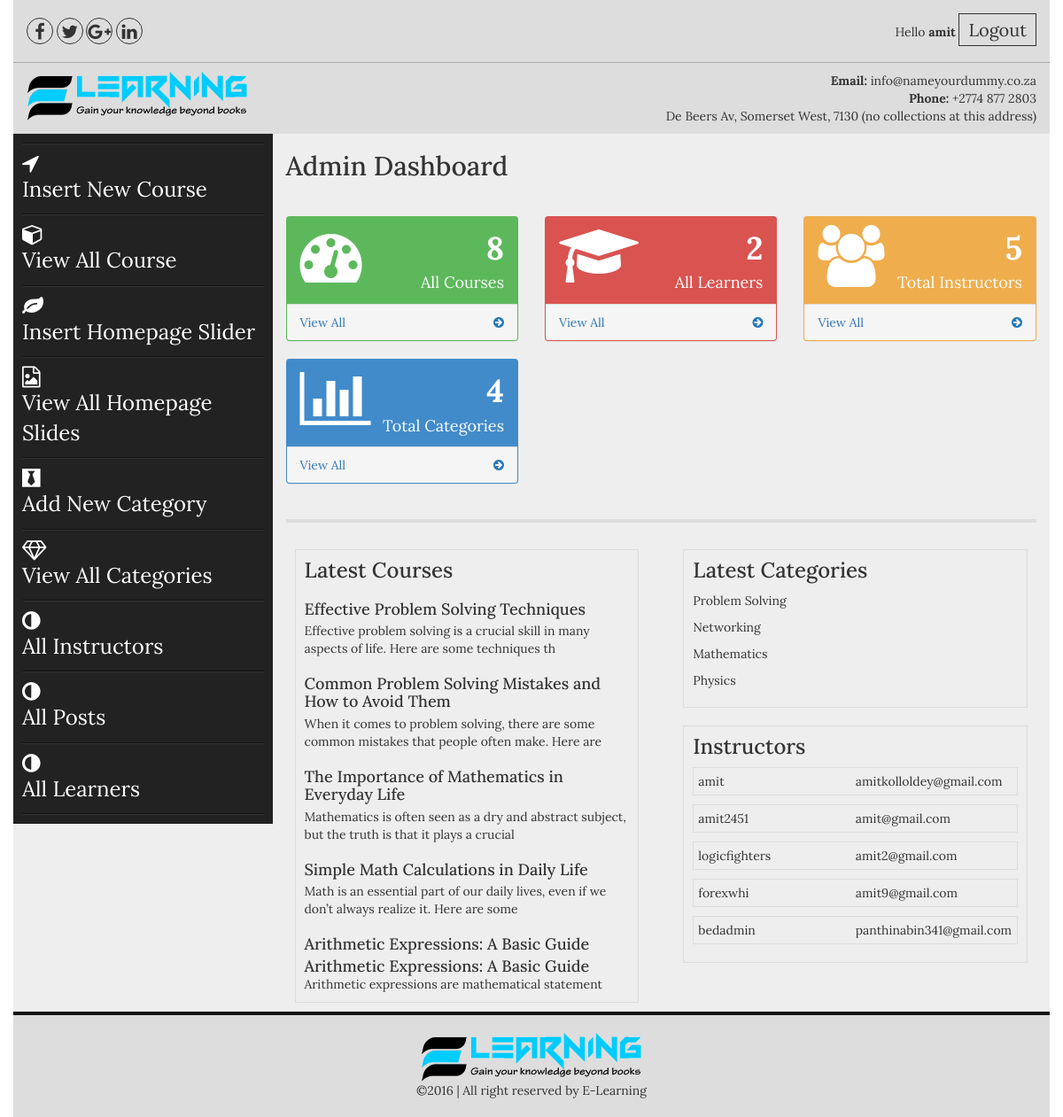
The page /admin/index.php (signed in) on the database its author committed.
### tables this page shows
CREATE TABLE `posts` (
  `post_id` int(100) NOT NULL,
  `cat_id` int(100) NOT NULL,
  `post_title` varchar(100) NOT NULL,
  `post_date` text NOT NULL,
  `post_author` varchar(50) NOT NULL,
  `post_keywords` text NOT NULL,
  `post_image` text NOT NULL,
  `post_content` longtext NOT NULL,
  `video_link` varchar(200) NOT NULL
);

CREATE TABLE `categories` (
  `cat_id` int(100) NOT NULL,
  `cat_name` varchar(100) NOT NULL,
  `cat_desc` text NOT NULL,
  `cat_icon` varchar(50) NOT NULL
);

CREATE TABLE `instructors` (
  `user_id` int(100) NOT NULL,
  `user_fname` text NOT NULL,
  `user_lname` text NOT NULL,
  `user_name` varchar(100) NOT NULL,
  `user_email` varchar(100) NOT NULL,
  `user_pass` varchar(50) NOT NULL,
  `about` text NOT NULL,
  `admin` tinyint(1) DEFAULT NULL
);

### admin/index.php (the view, shortened to what this page needs)
<?php include("includes/header.php");?>
<section class="admin_area">
    <div class="container">
        <div class="row">
            <?php include("includes/admin_menus.php");?>
            <div class="col-md-9 col-sm-9 col-xs-12">
                <div class="add_admin_content">
                   <h2>Admin Dashboard</h2>
                    <div class="row">
                        <div class="col-md-4 col-md-6">
                            <div class="panel panel-green">
                                <div class="panel-heading">
                                    <div class="row">
                                        <div class="col-xs-3">
                                            <i class="fa fa-tachometer fa-5x"></i>
                                        </div>
                                        <div class="col-xs-9 text-right">
                                            <?php
                                            $post = "SELECT * FROM `posts`";
                                            $run_post = mysqli_query($con,$post);
                                            $num_rows = mysqli_num_rows($run_post);
                                            ?>
                                            <div class="huge"><?php echo $num_rows;?></div>
                                            <div>All Courses</div>
                                        </div>
                                    </div>
                                </div>
                                <a href="view_post.php">
                                    <div class="panel-footer">
                                        <span class="pull-left">View All</span>
                                        <span class="pull-right"><i class="fa fa-arrow-circle-right"></i></span>
                                        <div class="clearfix"></div>
                                    </div>
                                </a>
                            </div>
                        </div>
                        <div class="col-md-4 col-md-6">
                            <div class="panel panel-red">
                                <div class="panel-heading">
                                    <div class="row">
                                        <div class="col-xs-3">
                                            <i class="fa fa-mortar-board  fa-5x"></i>
                                        </div>
                                        <div class="col-xs-9 text-right">
                                            <?php
                                            $learner = "SELECT * FROM `learners`";
                                            $run_learner = mysqli_query($con,$learner);
                                            $num_rows_learner = mysqli_num_rows($run_learner);
                                            ?>
                                            <div class="huge"><?php echo $num_rows_learner;?></div>
                                            <div>All Learners</div>
                                        </div>
                                    </div>
                                </div>
                                <a href="all_learners.php">
                                    <div class="panel-footer">
                                        <span class="pull-left">View All</span>
                                        <span class="pull-right"><i class="fa fa-arrow-circle-right"></i></span>
                                        <div class="clearfix"></div>
                                    </div>
                                </a>
                            </div>
                        </div>
                        <div class="col-md-4 col-md-6">
                            <div class="panel panel-orange">
                                <div class="panel-heading">
                                    <div class="row">
                                        <div class="col-xs-3">
                                            <i class="fa fa-group fa-5x"></i>
                                        </div>
                                        <div class="col-xs-9 text-right">
                                            <?php
                                            $instructors = "SELECT * FROM `instructors`";
                                            $run_instructors = mysqli_query($con,$instructors);
                                            $num_rows_instructors = mysqli_num_rows($run_instructors);
                                            ?>
                                            <div class="huge"><?php echo $num_rows_instructors;?></div>
                                            <div>Total Instructors</div>
                                        </div>
                                    </div>
                                </div>
                                <a href="all_instructors.php">
                                    <div class="panel-footer">
                                        <span class="pull-left">View All</span>
                                        <span class="pull-right"><i class="fa fa-arrow-circle-right"></i></span>
                                        <div class="clearfix"></div>
                                    </div>
                                </a>
                            </div>
                        </div>
                        <div class="col-md-4 col-md-6">
                            <div class="panel panel-blue">
                                <div class="panel-heading">
                                    <div class="row">
                                        <div class="col-xs-3">
                                            <i class="fa fa-bar-chart fa-5x"></i>
                                        </div>
                                        <div class="col-xs-9 text-right">
                                            <?php
                                            $categories = "SELECT * FROM `categories`";
                                            $run_categories = mysqli_query($con,$categories);
                                            $num_rows_categories = mysqli_num_rows($run_categories);
                                            ?>
                                            <div class="huge"><?php echo $num_rows_categories;?></div>
                                            <div>Total Categories</div>
                                        </div>
                                    </div>
                                </div>
                                <a href="view_categories.php">
                                    <div class="panel-footer">
                                        <span class="pull-left">View All</span>
                                        <span class="pull-right"><i class="fa fa-arrow-circle-right"></i></span>
                                        <div class="clearfix"></div>
                                    </div>
                                </a>
                            </div>
                        </div>
                    </div>
                    <hr >
                   <div class="row">
                       <div class="col-md-6 col-sm-12">
                           <div class="latest_admin_post admin_latest">
                               <h3>Latest Courses</h3>
                                <?php
                                $post = "select * from posts LIMIT 5";
                                $run_post = mysqli_query($con,$post);
                                while($post_row = mysqli_fetch_array($run_post)):
                                $post_title = $post_row ['post_title'];
                                $post_content = substr($post_row ['post_content'],0,100);
                                ?>
                                <h4 style="margin-top:20px;margin-bottom:5px"><?php echo $post_title;?></h4>
                                <p ><?php echo $post_content;?></p>
                                <?php endwhile;?>
                           </div>
                       </div>
                       <div class="col-md-6 col-sm-12">
                           <div class="latest_admin_categories admin_latest">
                               <h3>Latest Categories</h3>
                               <ul>
                                <?php
                                $cat_other = "select * from categories LIMIT 5";
                                $run_cat_other = mysqli_query($con,$cat_other);
                                while($cat_other_row = mysqli_fetch_array($run_cat_other)):
                                $category_other_name = $cat_other_row['cat_name'];
                                ?>
                                   <li><?php echo $category_other_name;?></li>
                                <?php endwhile;?>
                               </ul>
                           </div>
                       </div>
                       <div class="col-md-6 col-sm-12">
                           <div class="latest_admins admin_latest">
                               <h3>Instructors</h3>
                               <ul>
                                <?php
                                $user = "select * from instructors LIMIT 5";
                                $run_user = mysqli_query($con,$user);
                                while($user_row = mysqli_fetch_array($run_user)):
                                $uname = $user_row ['user_name'];
                                $uemail = $user_row ['user_email'];
                                ?>
                                <li><span><?php echo $uname;?></span>    <span><?php echo $uemail;?></span></li>
                                <?php endwhile;?>
                                </ul>
                           </div>
                       </div>
                   </div>
                </div>
            </div>
        </div>
    </div>
</section>
<?php include("includes/footer.php");?>

### admin/css/style.css (style rules this page uses)
body { font-family: 'Lora', serif; }
ul { margin: 0; padding: 0; list-style: none; }
h1,h2,h3,h4,h5,h6,p { margin: 0; padding: 0 }
.container { background: #eee }
.admin_area .row { position: relative; }
.add_admin_content h2 { margin-bottom: 40px; margin-top: 20px; }
.admin_latest { border: 1px solid #ddd; margin: 10px; padding: 10px; }
.panel { background-color: transparent; }
body, html { height: 100%; }
.admin_latest span { display: inline-block; width: 49%; }
.latest_admins.admin_latest li { border: 1px solid #ddd; margin: 10px 0; padding: 5px; }
.latest_admin_categories.admin_latest li { margin: 10px 0; }
.admin_area hr { border: 2px solid #ddd; }
.panel.panel-green { background: #5db85b none repeat scroll 0 0; }
.panel i { color: #fff; }
.panel .fa.fa-arrow-circle-right { color: #2677b6; }
.panel .col-xs-9.text-right { color: #fff; font-size: 18px; }
.panel .col-xs-9.text-right .huge { font-size: 36px; font-weight: bold; }
.panel.panel-red { background: #d95350 none repeat scroll 0 0; }
.panel.panel-orange { background: #efad4d none repeat scroll 0 0; }
.panel.panel-blue { background: #418bca none repeat scroll 0 0; }

### rows shown on the page
posts: post_title "Effective Problem Solving Techniques", post_content "Effective problem solving is a crucial skill in many aspects of life. Here are some techniques th"
posts: post_title "Common Problem Solving Mistakes and How to Avoid Them", post_content "When it comes to problem solving, there are some common mistakes that people often make. Here are"
posts: post_title "The Importance of Mathematics in Everyday Life", post_content "Mathematics is often seen as a dry and abstract subject, but the truth is that it plays a crucial"
posts: post_title "Simple Math Calculations in Daily Life", post_content "Math is an essential part of our daily lives, even if we don’t always realize it. Here are some"
posts: post_title "Arithmetic Expressions: A Basic Guide", post_content "Arithmetic Expressions: A Basic Guide Arithmetic expressions are mathematical statement"
categories: cat_name "Problem Solving"
categories: cat_name "Networking"
categories: cat_name "Mathematics"
categories: cat_name "Physics"
instructors: user_name "amit", user_email "amitkolloldey@gmail.com"
instructors: user_name "amit2451", user_email "amit@gmail.com"
instructors: user_name "logicfighters", user_email "amit2@gmail.com"
instructors: user_name "forexwhi", user_email "amit9@gmail.com"
instructors: user_name "bedadmin", user_email "panthinabin341@gmail.com"

### other values the page prints
$_SESSION['user_name'] "amit"
$num_rows "8"
$num_rows_learner "2"
$num_rows_instructors "5"
$num_rows_categories "4"
